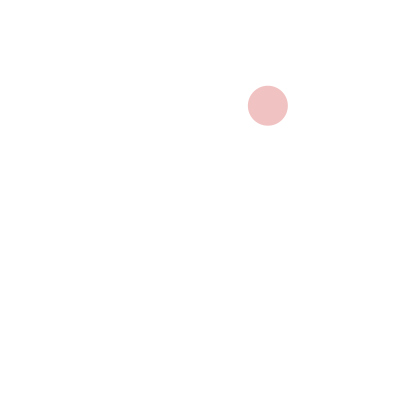
Frame 1 (no input)
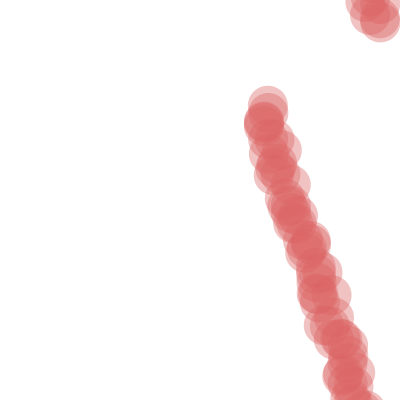
Frame 60 (the mouse pressed at the canvas centre just before this capture)
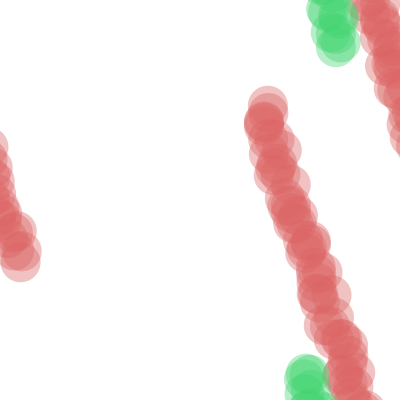
Frame 120 (the mouse held since frame 60 and released just before this capture)

The Processing sketch that drew these frames (run headless with seeded random() and noise(); from frame 60 on, the mouse is pressed at the canvas centre):

// Processing sketch: JitterPaint
// ── JitterPaint.pde
// JitterPaint
//
// Generate an abstratc painting using 
// speed, direction, and random.
//
// Dan Wilcox danomatika.com 2016

// current pos
float x, y;

// speed/direction of movement
float velX = 2.0;
float velY = 6.0;

// how much to jitter
float jitter = 8;

void setup() {
  size(400, 400);
 
  x = random(width);
  y = random(height);
  fill(220, 100, 100, 100);
  
  noStroke();
  background(255);
}

void draw() {
  
  x = x + velX;
  y = y + velY;
  
  // reset every 100 frames
  if(frameCount % 100 == 0) {
    x = random(width);
    y = random(height);
    fill(random(220), random(220), random(220), 100);
  }
  
  // check if we're off the screen, if so wrap around
  if(x < -20) {
    x = width+20;
  }
  if(x > width+20) {
    x = -20;  
  }
  if(y < -20) {
    y = height+20;  
  }
  if(y > height+20) {
    y = -20;  
  }
  ellipse(x+random(-jitter, jitter), y+random(-jitter, jitter), 40, 40);
 
}
